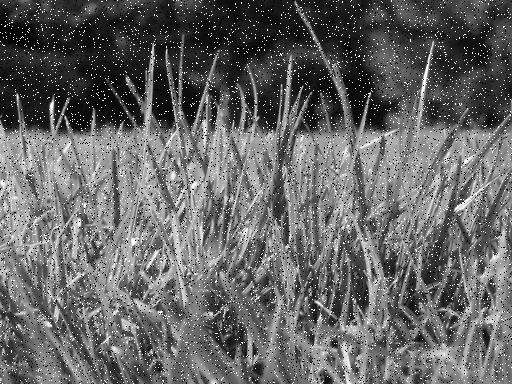
%> input picture lab2/image_enhancement/images/image1_saltpepper.jpg, 512 x 384 px
$ octave plots_denoising.m   (GNU Octave 9; MATLAB toolbox functions it lacks are replaced by stand-ins)
%> lines starting %> are read from the running program, lines starting %| are printed output that depends on the picture
### lab2/image_enhancement/denoise.m
function [ imOut ] = denoise( image, kernel_type, varargin)

filter_size = varargin{1};


switch kernel_type
    case 'box'
        imOut = imboxfilt(image,filter_size);
    case 'median'
        imOut = medfilt2(image,[filter_size,filter_size]);
    case 'gaussian'
        sigma =  varargin{2};
        kernel = gauss2D(sigma, filter_size);
        imOut = imfilter(image, kernel);

end
end

### lab2/image_enhancement/myPSNR.m
function [ PSNR ] = myPSNR(orig_image, approx_image)

% Casting to double is essential
orig_image = double(orig_image);
approx_image = double(approx_image);

% Check input sizes
[m, n] = size(orig_image);
if size(approx_image) ~= [m, n]
    error('Original and corrupted image must have the same size.')
end

% Compute PSNR
sq_diff = (orig_image - approx_image) .^ 2;
MSE = sum(sq_diff(:)) / (m * n);
max_i = double(max(orig_image(:)));

PSNR = 20 * log10(max_i) - 10 * log10(MSE);
end

### lab2/image_enhancement/plots_denoising.m
% denoising analyses
%%
im1 = imread('images/image1_saltpepper.jpg');
%> im1 is the input picture: size 384x512 uint8; min 0, max 255, mean 101.7
im2 = imread('images/image1_gaussian.jpg');
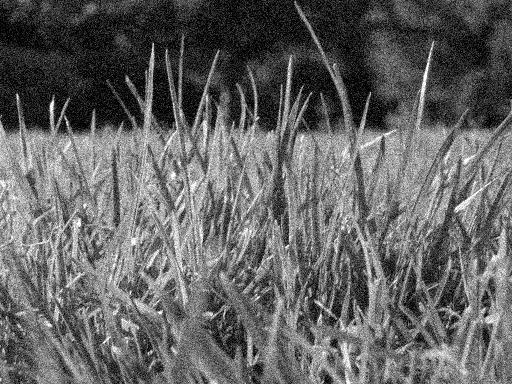
%> input picture lab2/image_enhancement/images/image1_gaussian.jpg, 512 x 384 px
%> im2 is the input picture: size 384x512 uint8; min 0, max 255, mean 99.9
im1_original = imread('images/image1.jpg');
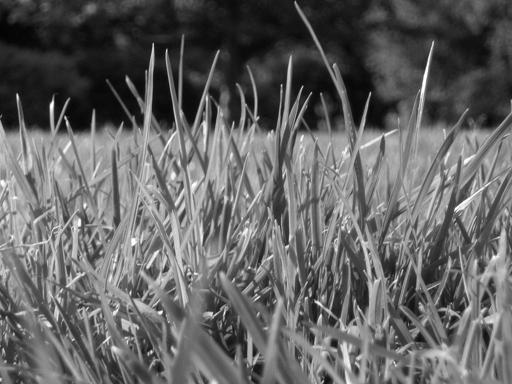
%> input picture lab2/image_enhancement/images/image1.jpg, 512 x 384 px
%> im1_original is the input picture: size 384x512 uint8; min 0, max 255, mean 99.4
%% saltpepper
figure(1)
denoised_box_3 = denoise(im1,'box', 3);
%> in denoise, `filter_size = varargin{1};`: filter_size = 3
subplot(2,3,1)
p1 = imshow(denoised_box_3);
title('box 3x3');
denoised_box_5 = denoise(im1,'box', 5);
subplot(2,3,2)
p1 = imshow(denoised_box_5);
title('box 5x5');
denoised_box_7 = denoise(im1,'box', 7);
subplot(2,3,3)
p1 = imshow(denoised_box_7);
title('box 7x7');
denoised_median_3 = denoise(im1,'median', 3);
subplot(2,3,4)
p1 = imshow(denoised_median_3);
title('median 3x3');
denoised_median_5 = denoise(im1,'median', 5);
%> call 5 of denoise, with kernel_type = 'median'
%> in denoise (call 5), `filter_size = varargin{1};`: filter_size = 5
%> in denoise (call 5), `imOut = medfilt2(image,[filter_size,filter_size]);`:
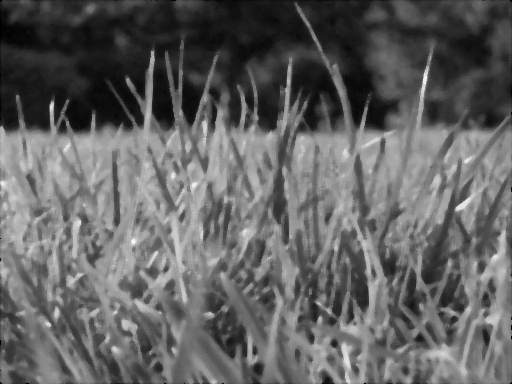
%> imOut: size 384x512 uint8; min 0, max 250, mean 98.4
subplot(2,3,5)
p1 = imshow(denoised_median_5);
title('median 5x5');
denoised_median_7 = denoise(im1,'median', 7);
subplot(2,3,6)
p1 = imshow(denoised_median_7);
title('median 7x7');

%%  PSNR
disp('image 1')
psnr_box3_im1 = myPSNR(im1_original,denoised_box_3)
%> in myPSNR, `sq_diff = (orig_image - approx_image) .^ 2;`:
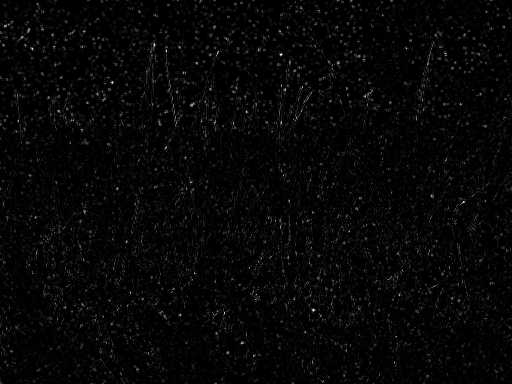
%> sq_diff: size 384x512 double; min 0, max 11664, mean 297.6; drawn with min black and max white
%> in myPSNR, `MSE = sum(sq_diff(:)) / (m * n);`: MSE = 297.6
%> in myPSNR, `max_i = double(max(orig_image(:)));`: max_i = 255
%> in myPSNR, `PSNR = 20 * log10(max_i) - 10 * log10(MSE);`: PSNR = 23.39
%> psnr_box3_im1 = 23.39
psnr_box5_im1 = myPSNR(im1_original,denoised_box_5)
%> in myPSNR (call 2), `sq_diff = (orig_image - approx_image) .^ 2;`:
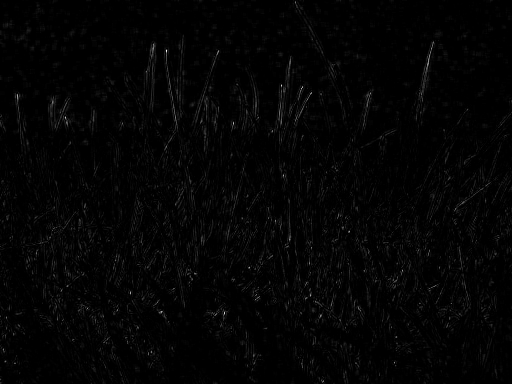
%> sq_diff: size 384x512 double; min 0, max 21316, mean 354; drawn with min black and max white
%> in myPSNR (call 2), `MSE = sum(sq_diff(:)) / (m * n);`: MSE = 354
%> in myPSNR (call 2), `PSNR = 20 * log10(max_i) - 10 * log10(MSE);`: PSNR = 22.64
%> psnr_box5_im1 = 22.64
psnr_box7_im1 = myPSNR(im1_original,denoised_box_7)
%> psnr_box7_im1 = 21.42
psnr_median3_im1 = myPSNR(im1_original,denoised_median_3)
%> psnr_median3_im1 = 27.69
psnr_median5_im1 = myPSNR(im1_original,denoised_median_5)
%> psnr_median5_im1 = 24.5
psnr_median7_im1 = myPSNR(im1_original,denoised_median_7)
%> psnr_median7_im1 = 22.37
%% gaussian
figure(2)
denoised_box_3 = denoise(im2,'box', 3);
%> call 7 of denoise, with kernel_type = 'box'
%> in denoise (call 7), `filter_size = varargin{1};`: filter_size = 3
%> in denoise (call 7), `imOut = imboxfilt(image,filter_size);`:
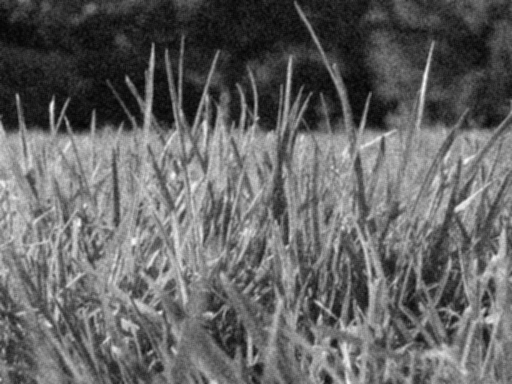
%> imOut: size 384x512 uint8; min 3, max 249, mean 99.9
subplot(2,3,1)
p1 = imshow(denoised_box_3);
title('box 3x3');
denoised_box_5 = denoise(im2,'box', 5);
subplot(2,3,2)
p1 = imshow(denoised_box_5);
title('box 5x5');
denoised_box_7 = denoise(im2,'box', 7);
%> in denoise (call 9), `filter_size = varargin{1};`: filter_size = 7
%> in denoise (call 9), `imOut = imboxfilt(image,filter_size);`:
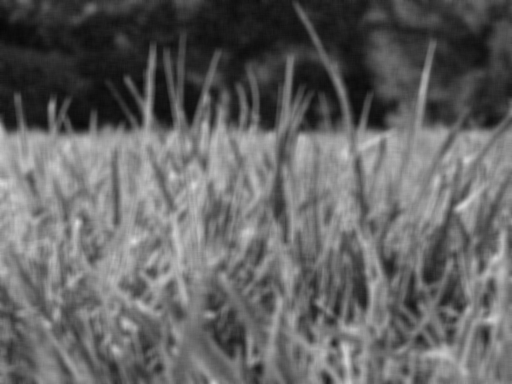
%> imOut: size 384x512 uint8; min 6, max 221, mean 99.9
subplot(2,3,3)
p1 = imshow(denoised_box_7);
title('box 7x7');
denoised_median_3 = denoise(im2,'median', 3);
subplot(2,3,4)
p1 = imshow(denoised_median_3);
title('median 3x3');
denoised_median_5 = denoise(im2,'median', 5);
subplot(2,3,5)
p1 = imshow(denoised_median_5);
title('median 5x5');
denoised_median_7 = denoise(im2,'median', 7);
subplot(2,3,6)
p1 = imshow(denoised_median_7);
title('median 7x7');

%%
disp('image2')
psnr_box3_im2 = myPSNR(im1_original,denoised_box_3)
%> psnr_box3_im2 = 26.23
psnr_box5_im2 = myPSNR(im1_original,denoised_box_5)
%> psnr_box5_im2 = 23.66
psnr_box7_im2 = myPSNR(im1_original,denoised_box_7)
%> psnr_box7_im2 = 21.94
psnr_median3_im2 = myPSNR(im1_original,denoised_median_3)
%> psnr_median3_im2 = 25.46
psnr_median5_im2 = myPSNR(im1_original,denoised_median_5)
%> psnr_median5_im2 = 23.8
psnr_median7_im2 = myPSNR(im1_original,denoised_median_7)
%> psnr_median7_im2 = 22.08
